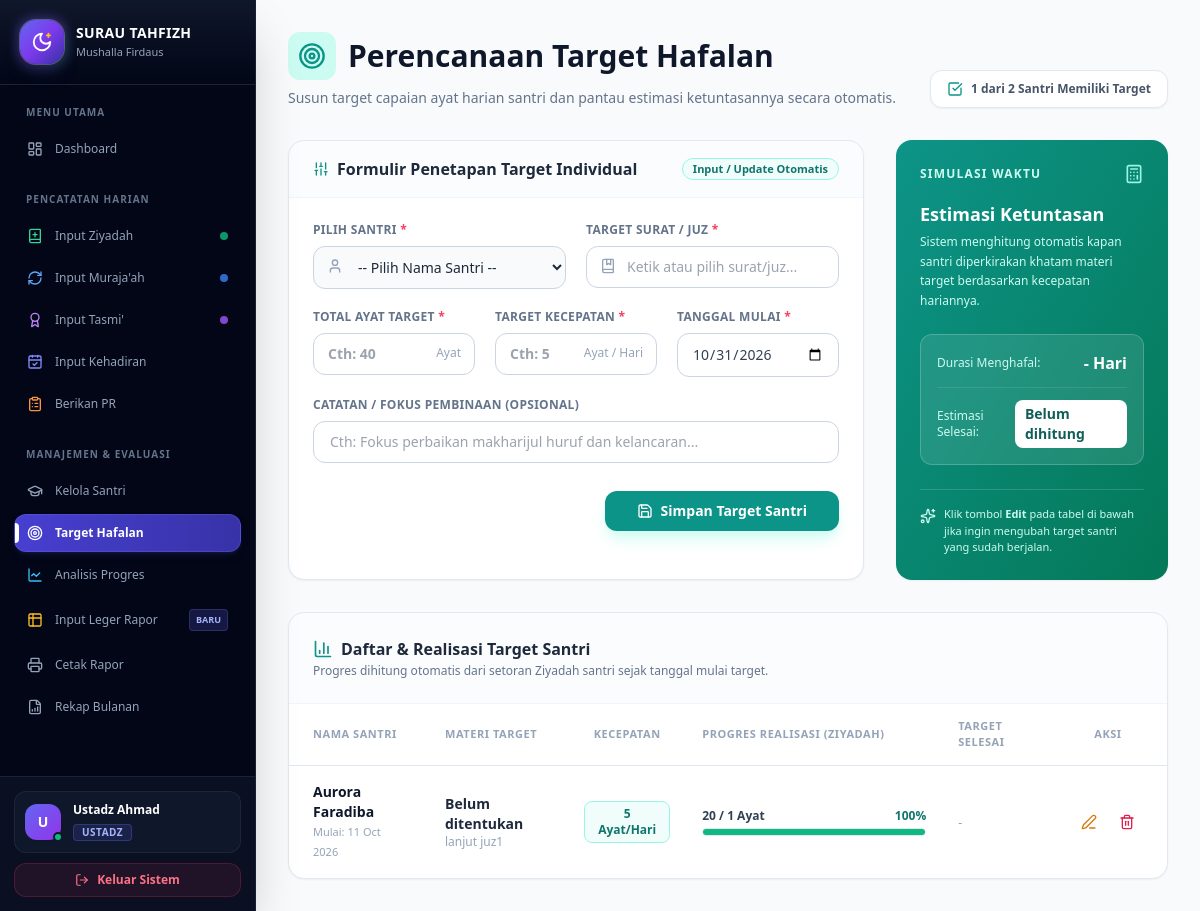
The app's page /target_santri.php (signed in) with its own data.
### tables this page shows
CREATE TABLE `target_hafalan` (
  `id` int(11) NOT NULL,
  `id_santri` int(11) NOT NULL,
  `tanggal_mulai` date NOT NULL,
  `target_ayat_per_hari` int(11) DEFAULT NULL,
  `target_surat` varchar(50) DEFAULT NULL,
  `total_ayat_target` int(11) DEFAULT NULL,
  `tanggal_estimasi_selesai` date DEFAULT NULL,
  `keterangan` text DEFAULT NULL,
  `created_at` timestamp NULL DEFAULT current_timestamp()
);

CREATE TABLE `santri` (
  `id` int(11) NOT NULL,
  `nama` varchar(100) NOT NULL,
  `nis` varchar(20) DEFAULT NULL,
  `jenis_kelamin` enum('L','P') NOT NULL,
  `tanggal_lahir` date DEFAULT NULL,
  `alamat` text DEFAULT NULL,
  `nama_ortu` varchar(100) DEFAULT NULL,
  `no_hp_ortu` varchar(20) DEFAULT NULL,
  `id_user_ortu` int(11) DEFAULT NULL,
  `id_halaqah` int(11) DEFAULT NULL,
  `id_ustadz` int(11) DEFAULT NULL,
  `created_at` timestamp NULL DEFAULT current_timestamp()
);

### target_santri.php (the view, shortened to what the rows shown need)
<?php
require 'config/database.php';
$sql_target = "SELECT t.*, s.nama, s.nis, s.jenis_kelamin,
               COALESCE((
                   SELECT SUM(h.jumlah_ayat)
                   FROM hafalan h
                   WHERE h.id_santri = t.id_santri
                     AND h.jenis = 'ziyadah'
                     AND h.tanggal >= t.tanggal_mulai
               ), 0) AS ayat_tercapai
               FROM target_hafalan t
               JOIN santri s ON t.id_santri = s.id
               ORDER BY s.nama ASC";
$target_list = mysqli_fetch_all(mysqli_query($conn, $sql_target), MYSQLI_ASSOC);
?>
<!DOCTYPE html>
<html lang="id">
<head>
    <script src="https://cdn.tailwindcss.com"></script>
</head>
<body class="bg-slate-50 font-sans text-slate-800">
    <?php include 'includes/sidebar.php'; ?>
    <div class="ml-64 p-8">
        <div class="flex flex-wrap justify-between items-end gap-4 mb-8">
            <div>
                <h1 class="text-3xl font-bold text-slate-900 flex items-center gap-3">
                    <div class="p-2.5 bg-teal-100 rounded-xl">
                        <i data-lucide="target" class="w-7 h-7 text-teal-600"></i>
                    </div>
                    Perencanaan Target Hafalan
                </h1>
            </div>
        </div>
        <div class="bg-white border border-slate-200 rounded-2xl shadow-sm overflow-hidden">
            <div class="overflow-x-auto">
                <table class="w-full text-left border-collapse">
                    <thead class="bg-white text-slate-400 uppercase text-[11px] tracking-wider border-b border-slate-200">
                        <tr>
                            <th class="py-3.5 px-6 font-semibold">Nama Santri</th>
                            <th class="py-3.5 px-4 font-semibold">Materi Target</th>
                            <th class="py-3.5 px-4 font-semibold text-center">Kecepatan</th>
                            <th class="py-3.5 px-4 font-semibold w-64">Progres Realisasi (Ziyadah)</th>
                            <th class="py-3.5 px-4 font-semibold">Target Selesai</th>
                            <th class="py-3.5 px-6 font-semibold text-center">Aksi</th>
                        </tr>
                    </thead>
                    <tbody class="text-sm text-slate-600 divide-y divide-slate-100">
                        <?php if (empty($target_list)): ?>
                            <tr>
                                <td colspan="6" class="py-12 text-center">
                                    <div class="flex flex-col items-center justify-center text-slate-400">
                                        <i data-lucide="target" class="w-10 h-10 mb-2 opacity-40"></i>
                                        <p class="font-medium text-slate-600">Belum ada target hafalan yang ditetapkan.</p>
                                    </div>
                                </td>
                            </tr>
                        <?php else: ?>
                            <?php foreach ($target_list as $t):
                                $total_target = max(1, (int) $t['total_ayat_target']);
                                $tercapai     = (int) $t['ayat_tercapai'];
                                $persen       = min(100, round(($tercapai / $total_target) * 100));
                                $bar_color = $persen >= 100 ? 'bg-emerald-500' : ($persen >= 50 ? 'bg-teal-500' : 'bg-amber-500');
                            ?>
                            <tr class="hover:bg-slate-50/80 transition">
                                <td class="py-4 px-6">
                                    <p class="font-bold text-slate-900"><?= htmlspecialchars($t['nama']) ?></p>
                                    <p class="text-[11px] text-slate-400">Mulai: <?= date('d M Y', strtotime($t['tanggal_mulai'])) ?></p>
                                </td>
                                <td class="py-4 px-4">
                                    <p class="font-semibold text-slate-800"><?= htmlspecialchars($t['target_surat'] ?: 'Belum ditentukan') ?></p>
                                    <p class="text-xs text-slate-400"><?= htmlspecialchars($t['keterangan'] ?: 'Target ' . $total_target . ' Ayat') ?></p>
                                </td>
                                <td class="py-4 px-4 text-center">
                                    <span class="inline-flex items-center px-2.5 py-1 rounded-lg text-xs font-bold bg-teal-50 text-teal-700 border border-teal-200">
                                        <?= $t['target_ayat_per_hari'] ?> Ayat/Hari
                                    </span>
                                </td>
                                <td class="py-4 px-4">
                                    <div class="flex justify-between text-xs mb-1">
                                        <span class="font-semibold text-slate-700"><?= $tercapai ?> / <?= $total_target ?> Ayat</span>
                                        <span class="font-bold text-teal-700"><?= $persen ?>%</span>
                                    </div>
                                    <div class="w-full h-2 bg-slate-100 rounded-full overflow-hidden border border-slate-200">
                                        <div class="h-full <?= $bar_color ?> transition-all duration-500" style="width: <?= $persen ?>%"></div>
                                    </div>
                                </td>
                                <td class="py-4 px-4">
                                    <?php if (!empty($t['tanggal_estimasi_selesai'])): ?>
                                        <p class="font-semibold text-slate-700 text-xs"><?= date('d M Y', strtotime($t['tanggal_estimasi_selesai'])) ?></p>
                                        <?php
                                            $sisa_hari = ceil((strtotime($t['tanggal_estimasi_selesai']) - time()) / 86400);
                                            if ($persen >= 100) {
                                                echo '<span class="text-[11px] text-emerald-600 font-bold">🎉 Target Tercapai!</span>';
                                            } elseif ($sisa_hari > 0) {
                                                echo '<span class="text-[11px] text-slate-400">' . $sisa_hari . ' hari lagi</span>';
                                            } else {
                                                echo '<span class="text-[11px] text-rose-500 font-semibold">Lewat batas estimasi</span>';
                                            }
                                        ?>
                                    <?php else: ?>
                                        <span class="text-xs text-slate-400">-</span>
                                    <?php endif; ?>
                                </td>
                                <td class="py-4 px-6 text-center">
                                    <div class="flex items-center justify-center gap-1.5">
                                        <button type="button" onclick='muatKeForm(<?= json_encode($t, JSON_HEX_APOS | JSON_HEX_QUOT) ?>)'
                                            title="Edit Target Ini"
                                            class="p-2 text-amber-600 hover:bg-amber-50 rounded-lg transition">
                                            <i data-lucide="edit-3" class="w-4 h-4"></i>
                                        </button>
                                        <a href="target_santri.php?hapus=<?= $t['id'] ?>"
                                           onclick="return confirm('Hapus target hafalan untuk <?= htmlspecialchars(addslashes($t['nama'])) ?>?')"
                                           title="Hapus Target"
                                           class="p-2 text-rose-600 hover:bg-rose-50 rounded-lg transition">
                                            <i data-lucide="trash-2" class="w-4 h-4"></i>
                                        </a>
                                    </div>
                                </td>
                            </tr>
                            <?php endforeach; ?>
                        <?php endif; ?>
                    </tbody>
                </table>
            </div>
        </div>
    </div>
</body>
</html>

### records on screen
target_hafalan: id_santri.nama "Aurora Faradiba", tanggal_mulai "11 Oct 2026", target_surat "Belum ditentukan", keterangan "lanjut juz1", target_ayat_per_hari "5", tercapai "20", total_ayat_target "1", persen "100"

### other values on screen
substr($nama, 0, 1) "U"
$nama "Ustadz Ahmad"
$label_role "USTADZ"
count($target_list) "1"
count($santri_list) "2"
